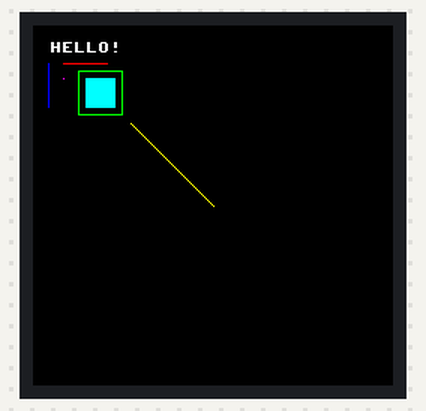
This program was run on a simulated MicroPython board. Parts: 240×240 colour display. At 0.4 s the program stops and its outputs stay as they are.

Above: at 0.4 s.

The program:

graphics_test.py
```python
import machine
# import utime
import st7789py
import rgb_text


espcolor = st7789py.BLUE
spi = machine.SPI(1, baudrate=40000000, polarity=1)
display = st7789py.ST7789(spi, 240, 240, reset=machine.Pin(5, machine.Pin.OUT), dc=machine.Pin(4, machine.Pin.OUT))
display.init()

display.fill_rect(0, 0, 240, 240, st7789py.BLACK)

rgb_text.text(display, 'HELLO!', 10, 10)

display.vline(10, 25, 30, espcolor)
display.hline(20, 25, 30, st7789py.RED)
display.line(65, 65, 120, 120, st7789py.YELLOW)

display.pixel(20, 35, st7789py.MAGENTA)

display.rect(30, 30, 30, 30, st7789py.GREEN)
display.fill_rect(35, 35, 20, 20, st7789py.CYAN)
```

rgb_text.py
```python
import framebuf

def text(display, text, x=0, y=0, height=10, color=0xffff, background=0x0000):
    x = min(display.width - 1, max(0, x))
    y = min(display.height - 1, max(0, y))
    w = display.width - x
    h = min(display.height - y, height)
    buffer = bytearray(display.width * h * 2)
    fb = framebuf.FrameBuffer(buffer, w, h, framebuf.RGB565)
    for line in text.split('\n'):
        fb.fill(background)
        fb.text(line, 1, 1, color)
        display.blit_buffer(buffer, x, y, w, h)
        y += 8;
        if y >= display.height:
            break
```
